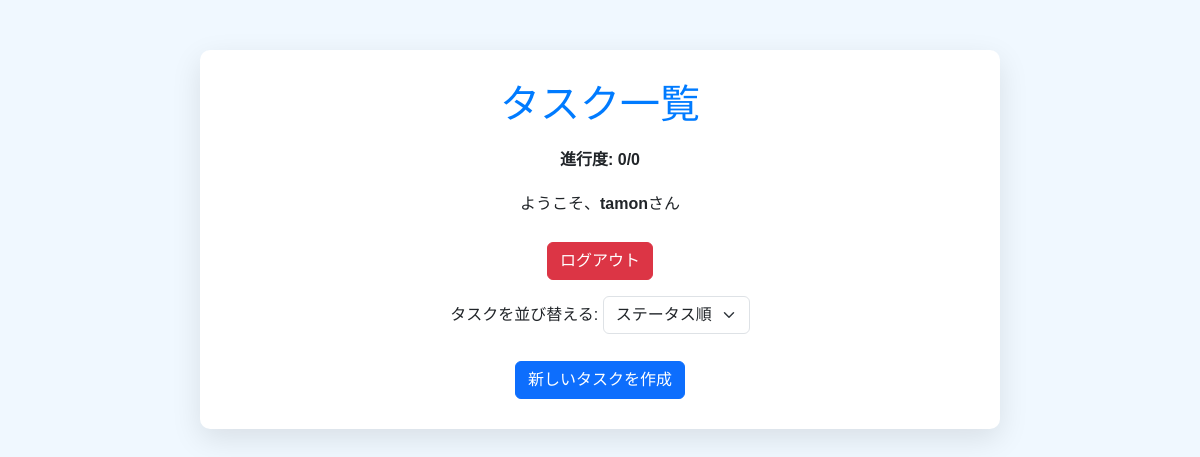
The page /task/ (signed in) on the database as committed earlier.
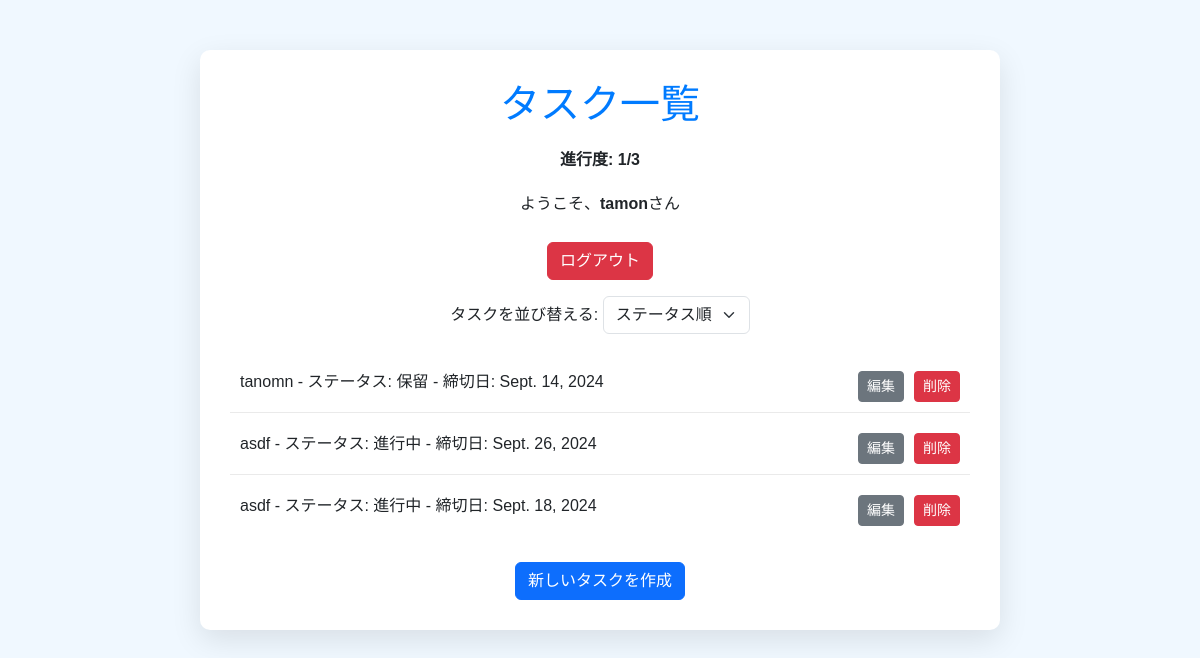
The same page on the database as committed later.
### task/models.py (models this page shows, shortened)
class Task(models.Model):
    task_id = models.AutoField(primary_key=True)
    title = models.CharField(max_length=255, null=False)
    detail = models.TextField(null=True, blank=True)
    due_date = models.DateField(null=False)
    priority = models.PositiveSmallIntegerField(null=False)
    category = models.ForeignKey(TaskCategory, on_delete=models.CASCADE, null=True)
    register_date = models.DateField(auto_now_add=True)
    update_date = models.DateField(auto_now=True)
    status = models.PositiveSmallIntegerField(default=0, choices=[
        (0, '未着手'),
        (1, '進行中'),
        (2, '保留'),
        (3, '完了')
    ])
    start_date = models.DateField(null=True, blank=True) # 着手日
    user = models.ForeignKey(User, on_delete=models.CASCADE, null=True, blank=True)  # タスクの所有者
    class Meta:
        ordering = ('-status',)
        constraints = [
            models.CheckConstraint(check=models.Q(priority__gte=1, priority__lte=5), name='priority_range')
        ]

### task/views.py (the view)
# urls.py: path('', views.task_list, name='task_list'),
@login_required
def task_list(request):
    tasks = Task.objects.filter(user=request.user)
    progress = {
        'total': tasks.count(),
        'completed': tasks.filter(status=2).count(),
    }
    categories = TaskCategory.objects.all()
    sort_by = request.GET.get('sort_by', 'status')
    if sort_by == 'due_date':
        tasks = tasks.order_by('due_date')
    elif sort_by == 'priority':
        tasks = tasks.order_by('priority')
    elif sort_by == 'category':
        tasks = tasks.order_by('category')
    context = {
        'tasks': tasks,
        'progress': progress,
        'categories': categories,
        'sort_by': sort_by,
        'form': TaskForm()  # モーダルで使用するフォームをコンテキストに追加
    }
    return render(request, 'task/index.html', context)

### task/forms.py
class TaskForm(forms.ModelForm):
    class Meta:
        model = Task
        fields = ['title', 'detail', 'due_date', 'priority', 'category', 'status', 'start_date']

### task/templates/task/index.html (shortened to what this page needs)
<!DOCTYPE html>
<html lang="ja">
<head>
    <link href="https://cdn.jsdelivr.net/npm/bootstrap@5.3.0/dist/css/bootstrap.min.css" rel="stylesheet">
</head>
<body>
    <div class="container">
        <h1>タスク一覧</h1>
        <p class="progress-text">進行度: {{ progress.completed }}/{{ progress.total }}</p>
        {% if user.is_authenticated %}
            <p class="text-center">ようこそ、<strong>{{ user.username }}</strong>さん</p>
            <form method="post" action="{% url 'logout' %}" class="text-center">
                <button type="submit" class="btn btn-danger">ログアウト</button>
            </form>
        {% else %}
            <p class="text-center">ログインしていません</p>
            <div class="text-center">
                <a href="{% url 'login' %}" class="btn btn-primary">ログイン</a>
            </div>
        {% endif %}
        <form method="get" class="text-center mt-3">
            <label for="sort_by" class="form-label">タスクを並び替える:</label>
            <select name="sort_by" id="sort_by" class="form-select w-auto d-inline-block" onchange="this.form.submit()">
                <option value="status" {% if sort_by == 'status' %}selected{% endif %}>ステータス順</option>
            </select>
        </form>
        <ul class="task-list mt-3">
            {% for task in tasks %}
                <li>
                    <div>
                        {{ task.title }} - ステータス: {{ task.get_status_display }} - 締切日: {{ task.due_date }}
                    </div>
                    <div class="task-actions">
                        {% if task.task_id %}
                        <a href="{% url 'task_edit' task.task_id %}" class="btn btn-sm btn-secondary">編集</a>
                        <a href="{% url 'task_delete' task.task_id %}" class="btn btn-sm btn-danger"
                           onclick="return confirm('本当に削除しますか？');">削除</a>
                        {% endif %}
                    </div>
                </li>
            {% endfor %}
        </ul>
        {% if user.is_authenticated %}
            <div class="text-center mt-3">
                <button type="button" class="btn btn-primary" data-bs-toggle="modal" data-bs-target="#taskModal">
                    新しいタスクを作成
                </button>
            </div>
        {% else %}
            <p class="text-center">タスクを作成するにはログインしてください。</p>
        {% endif %}
    </div>
</body>
</html>

Rows that differ between the two databases and show on the page:
added Task: title "tanomn", status "保留", due_date "Sept. 14, 2024", shows "編集"
added Task: title "asdf", status "進行中", due_date "Sept. 26, 2024", shows "編集"
added Task: title "asdf", status "進行中", due_date "Sept. 18, 2024", shows "編集"
Other text that changed with them:
{{ progress.completed }}: "0" → "1"
{{ progress.total }}: "0" → "3"
